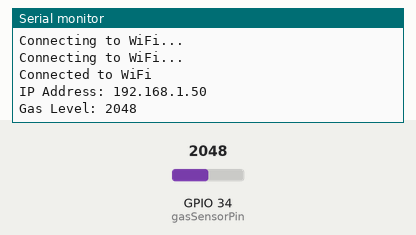
Simulated run of this sketch. Board: ESP32. On the bench: the last lines printed to the serial monitor. Inputs (shaded band) come from the test bench; at power-on: GPIO 34 (gasSensorPin) = 2048. WiFi joins after 1.5 s; servers stay silent unless stated.

Above: at 3.2 s.
3.3 s: GPIO 34 (gasSensorPin) set to 2866
At 5.2 s:
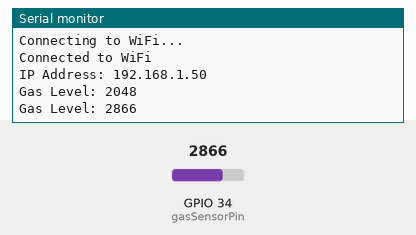
6.0 s: GPIO 34 (gasSensorPin) set to 3603
At 6.8 s:
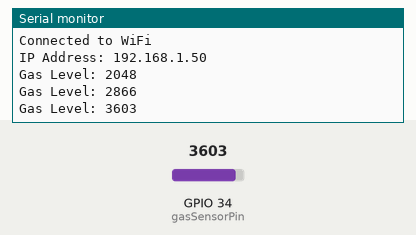
Timing chart, 0 to 9.0 s (numbered marks = the images above; inputs shaded):
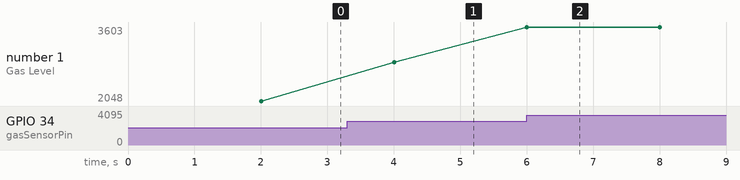

Measured:
- after the input at 3.3 s, the serial monitor: prints a new line after 0.70 s (image 1)
- after the input at 6.0 s, the serial monitor: prints a new line at once (image 2)
- plotted number 1: 2048 → 2866 after the input at 3.3 s, 2866 → 3603 after the input at 6.0 s

The sketch:

sending_mail_viaesp.ino
```cpp
#include <WiFi.h>
#include <WebServer.h>

// WiFi credentials
const char* ssid = "your-wifi-id";
const char* password = "wifi-passw";

// Define the pin for the gas sensor
const int gasSensorPin = 34;

// Create a web server on port 80
WebServer server(80);

void setup() {
  Serial.begin(115200);  // Initialize serial communication at 115200 baud rate
  pinMode(gasSensorPin, INPUT);  // Set the gas sensor pin as an input

  // Connect to WiFi
  WiFi.begin(ssid, password);
  while (WiFi.status() != WL_CONNECTED) {
    delay(1000);
    Serial.println("Connecting to WiFi...");
  }
  Serial.println("Connected to WiFi");
  Serial.print("IP Address: ");
  Serial.println(WiFi.localIP());

  // Define the root endpoint
  server.on("/", handleRoot);
  server.begin();
}

void loop() {
  server.handleClient();  // Handle incoming client requests
  int gasLevel = analogRead(gasSensorPin);
  Serial.print("Gas Level: "); // Print gas level to serial monitor
  Serial.println(gasLevel);
  server.send(200, "text/plain", String(gasLevel));  // Send as numeric value
  delay(2000); // Wait for 2 seconds
}

void handleRoot() {
  int gasLevel = analogRead(gasSensorPin);  // Read gas sensor value
  server.send(200, "text/plain", String(gasLevel));  // Send gas sensor value as response
}
```
